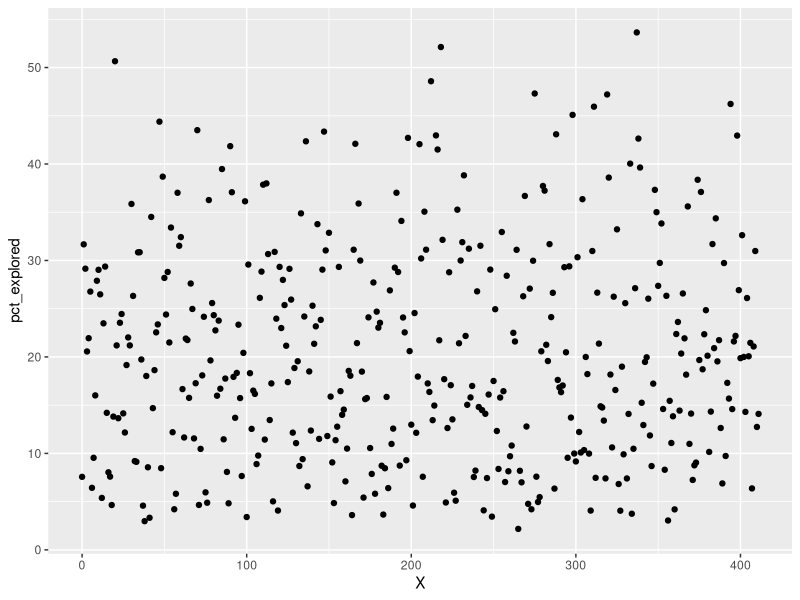

Write the R code that produced this figure.
# Packages 
library(ggplot2)
library(dplyr)

# Load data
df <- read.csv('training_data/DQ_pink3.csv')

# Plots
ggplot(data=df) +
    geom_point(aes(x=X, y=pct_explored)) 

# Statistics
df %>%
    filter(loss == min(loss))

colnames(df)
nrow(df)
